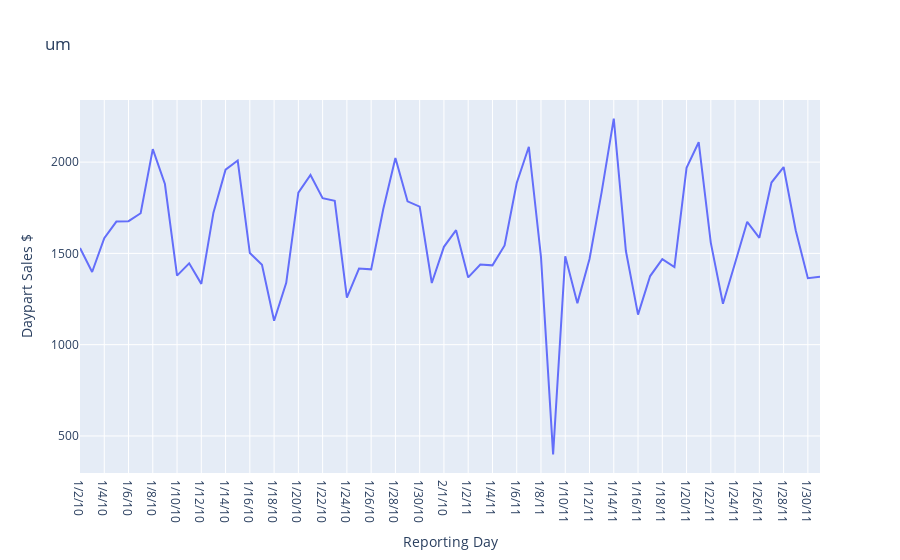

Notebook code cell kept with this figure:
### Code cell
fig = px.line(df, x="Reporting Day", y="Daypart Sales $", title='um')
fig.show()

### Figure 1 — Plotly figure (JSON) as saved in the notebook; plotly's stock layout.template omitted (floating-point values rounded to 4 significant figures)
{"data": [{"hovertemplate": "Reporting Day=%{x}<br>Daypart Sales $=%{y}<extra></extra>", "legendgroup": "", "line": {"color": "#636efa", "dash": "solid"}, "marker": {"symbol": "circle"}, "mode": "lines", "name": "", "orientation": "v", "showlegend": false, "type": "scatter", "x": ["1/2/10", "1/3/10", "1/4/10", "1/5/10", "1/6/10", "1/7/10", "1/8/10", "1/9/10", "1/10/10", "1/11/10", "1/12/10", "1/13/10", "1/14/10", "1/15/10", "1/16/10", "1/17/10", "1/18/10", "1/19/10", "1/20/10", "1/21/10", "1/22/10", "1/23/10", "1/24/10", "1/25/10", "1/26/10", "1/27/10", "1/28/10", "1/29/10", "1/30/10", "1/31/10", "2/1/10", "1/1/11", "1/2/11", "1/3/11", "1/4/11", "1/5/11", "1/6/11", "1/7/11", "1/8/11", "1/9/11", "1/10/11", "1/11/11", "1/12/11", "1/13/11", "1/14/11", "1/15/11", "1/16/11", "1/17/11", "1/18/11", "1/19/11", "1/20/11", "1/21/11", "1/22/11", "1/23/11", "1/24/11", "1/25/11", "1/26/11", "1/27/11", "1/28/11", "1/29/11", "1/30/11", "1/31/11"], "xaxis": "x", "y": [1530.0, 1398.0, 1583.0, 1674.0, 1676.0, 1720.0, 2071.0, 1880.0, 1378.0, 1445.0, 1333.0, 1723.0, 1958.0, 2009.0, 1502.0, 1438.0, 1131, 1339.0, 1832.0, 1930.0, 1803.0, 1788.0, 1258.0, 1417.0, 1413.0, 1743.0, 2023.0, 1785.0, 1756.0, 1338.0, 1536.0, 1627.0, 1368.0, 1439.0, 1434.0, 1543.0, 1885.0, 2084.0, 1481.0, 399.2, 1484.0, 1228.0, 1470.0, 1836.0, 2238.0, 1513.0, 1165.0, 1376.0, 1468.0, 1425.0, 1969.0, 2109.0, 1558.0, 1224.0, 1448.0, 1673.0, 1585.0, 1888.0, 1973.0, 1625.0, 1364.0, 1373.0], "yaxis": "y"}], "layout": {"legend": {"tracegroupgap": 0}, "title": {"text": "um"}, "xaxis": {"anchor": "y", "domain": [0, 1], "title": {"text": "Reporting Day"}}, "yaxis": {"anchor": "x", "domain": [0, 1], "title": {"text": "Daypart Sales $"}}}}
